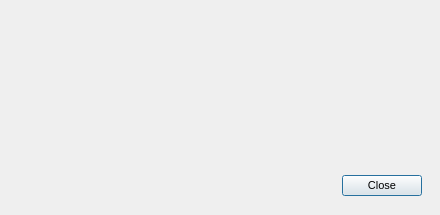
<?xml version="1.0" encoding="UTF-8"?>
<ui version="4.0">
 <class>MegaInfoMessage</class>
 <widget class="QDialog" name="MegaInfoMessage">
  <property name="geometry">
   <rect>
    <x>0</x>
    <y>0</y>
    <width>440</width>
    <height>215</height>
   </rect>
  </property>
  <property name="minimumSize">
   <size>
    <width>440</width>
    <height>215</height>
   </size>
  </property>
  <property name="maximumSize">
   <size>
    <width>440</width>
    <height>215</height>
   </size>
  </property>
  <property name="windowTitle">
   <string>Why am I seeing this?</string>
  </property>
  <property name="styleSheet">
   <string notr="true">QWidget
{
font-size: 11px;
}</string>
  </property>
  <layout class="QVBoxLayout" name="verticalLayout_2">
   <property name="spacing">
    <number>0</number>
   </property>
   <property name="leftMargin">
    <number>0</number>
   </property>
   <property name="topMargin">
    <number>10</number>
   </property>
   <property name="rightMargin">
    <number>0</number>
   </property>
   <property name="bottomMargin">
    <number>0</number>
   </property>
   <item>
    <layout class="QHBoxLayout" name="horizontalLayout_4">
     <property name="spacing">
      <number>17</number>
     </property>
     <property name="leftMargin">
      <number>20</number>
     </property>
     <property name="topMargin">
      <number>0</number>
     </property>
     <property name="rightMargin">
      <number>17</number>
     </property>
     <item>
      <widget class="QWidget" name="wIcon" native="true">
       <property name="minimumSize">
        <size>
         <width>70</width>
         <height>0</height>
        </size>
       </property>
       <property name="maximumSize">
        <size>
         <width>70</width>
         <height>16777215</height>
        </size>
       </property>
       <layout class="QVBoxLayout" name="verticalLayout_3">
        <property name="leftMargin">
         <number>0</number>
        </property>
        <property name="topMargin">
         <number>0</number>
        </property>
        <property name="rightMargin">
         <number>0</number>
        </property>
        <property name="bottomMargin">
         <number>0</number>
        </property>
        <item>
         <widget class="QToolButton" name="bIcon">
          <property name="minimumSize">
           <size>
            <width>70</width>
            <height>70</height>
           </size>
          </property>
          <property name="maximumSize">
           <size>
            <width>70</width>
            <height>70</height>
           </size>
          </property>
          <property name="styleSheet">
           <string notr="true">#bIcon
{
border: none;
}</string>
          </property>
          <property name="text">
           <string/>
          </property>
          <property name="iconSize">
           <size>
            <width>70</width>
            <height>70</height>
           </size>
          </property>
         </widget>
        </item>
        <item>
         <spacer name="verticalSpacer">
          <property name="orientation">
           <enum>Qt::Vertical</enum>
          </property>
          <property name="sizeHint" stdset="0">
           <size>
            <width>20</width>
            <height>40</height>
           </size>
          </property>
         </spacer>
        </item>
       </layout>
      </widget>
     </item>
     <item>
      <widget class="QWidget" name="wContainer" native="true">
       <layout class="QVBoxLayout" name="verticalLayout">
        <property name="spacing">
         <number>3</number>
        </property>
        <property name="leftMargin">
         <number>0</number>
        </property>
        <property name="topMargin">
         <number>0</number>
        </property>
        <property name="rightMargin">
         <number>0</number>
        </property>
        <property name="bottomMargin">
         <number>0</number>
        </property>
        <item>
         <widget class="QLabel" name="lInfoTitle">
          <property name="minimumSize">
           <size>
            <width>0</width>
            <height>30</height>
           </size>
          </property>
          <property name="maximumSize">
           <size>
            <width>16777215</width>
            <height>30</height>
           </size>
          </property>
          <property name="styleSheet">
           <string notr="true">#lInfoTitle
{
	color: rgba(0,0,0,0.85);
	font-size: 13px;
	font-weight: bold;
}</string>
          </property>
          <property name="text">
           <string/>
          </property>
          <property name="wordWrap">
           <bool>true</bool>
          </property>
         </widget>
        </item>
        <item>
         <widget class="QWidget" name="wText" native="true">
          <layout class="QVBoxLayout" name="verticalLayout_4">
           <property name="spacing">
            <number>13</number>
           </property>
           <property name="leftMargin">
            <number>0</number>
           </property>
           <property name="topMargin">
            <number>0</number>
           </property>
           <property name="rightMargin">
            <number>0</number>
           </property>
           <property name="bottomMargin">
            <number>0</number>
           </property>
           <item>
            <widget class="QLabel" name="lFirstDescP">
             <property name="styleSheet">
              <string notr="true">#lFirstDescP
{
	color: rgba(0,0,0,0.85);
	font-size: 12px;
	line-height: 14px;
}</string>
             </property>
             <property name="text">
              <string/>
             </property>
             <property name="wordWrap">
              <bool>true</bool>
             </property>
            </widget>
           </item>
           <item>
            <widget class="QLabel" name="lSecondDescP">
             <property name="styleSheet">
              <string notr="true">#lSecondDescP
{
	color: rgba(0,0,0,0.85);
	font-size: 12px;
	line-height: 14px;
}</string>
             </property>
             <property name="text">
              <string/>
             </property>
             <property name="wordWrap">
              <bool>true</bool>
             </property>
            </widget>
           </item>
          </layout>
         </widget>
        </item>
       </layout>
      </widget>
     </item>
    </layout>
   </item>
   <item>
    <spacer name="verticalSpacer_2">
     <property name="orientation">
      <enum>Qt::Vertical</enum>
     </property>
     <property name="sizeHint" stdset="0">
      <size>
       <width>20</width>
       <height>40</height>
      </size>
     </property>
    </spacer>
   </item>
   <item>
    <widget class="QWidget" name="wButtons" native="true">
     <property name="minimumSize">
      <size>
       <width>0</width>
       <height>50</height>
      </size>
     </property>
     <property name="maximumSize">
      <size>
       <width>16777215</width>
       <height>50</height>
      </size>
     </property>
     <layout class="QHBoxLayout" name="horizontalLayout_3">
      <property name="spacing">
       <number>8</number>
      </property>
      <property name="leftMargin">
       <number>18</number>
      </property>
      <property name="rightMargin">
       <number>18</number>
      </property>
      <property name="bottomMargin">
       <number>18</number>
      </property>
      <item>
       <spacer name="horizontalSpacer_2">
        <property name="orientation">
         <enum>Qt::Horizontal</enum>
        </property>
        <property name="sizeHint" stdset="0">
         <size>
          <width>1</width>
          <height>20</height>
         </size>
        </property>
       </spacer>
      </item>
      <item>
       <widget class="QPushButton" name="bClose">
        <property name="text">
         <string>Close</string>
        </property>
        <property name="autoDefault">
         <bool>true</bool>
        </property>
        <property name="default">
         <bool>true</bool>
        </property>
        <property name="flat">
         <bool>false</bool>
        </property>
       </widget>
      </item>
     </layout>
    </widget>
   </item>
  </layout>
 </widget>
 <resources/>
 <connections/>
</ui>
